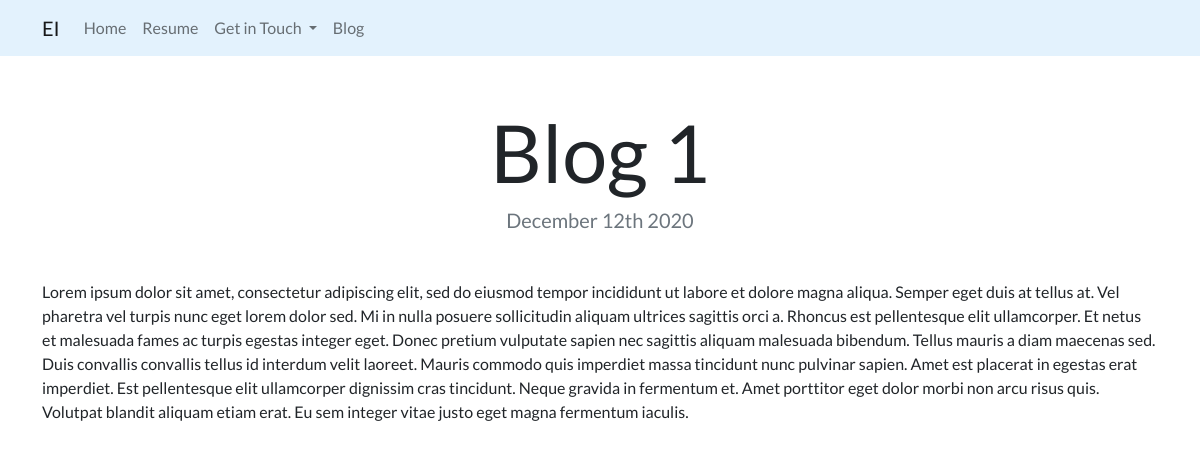
Page /blog/1/ on the committed database.
### blog/models.py (models this page shows, shortened)
class Blog(models.Model):
    title = models.CharField(max_length=200)
    description = models.TextField()
    date = models.DateField()

### blog/views.py (the view)
# urls.py: path('<int:blog_id>/', views.detail, name='detail'),
def detail(request, blog_id):
    blog = get_object_or_404(Blog, pk=blog_id)
    return render(request, 'blog/detail.html', {'blog': blog})

### templates/blog/detail.html
{% extends "portfolio/base.html" %}
{% load static %}
{% block content %}
<h1 class="text-center mt-5" id="blogdetailtitle">{{ blog.title }}</h1>
<h5 class="text-center text-muted mb-5">{{ blog.date|date:'F jS Y' }}</h5>
{{ blog.description|safe }}
{% endblock %}

### portfolio/static/css/custom.css (style rules this page uses)
body { font-family: 'Lato', sans-serif; }
@media (min-width: 992px) { #blogdetailtitle { font-size: 5rem; } }

### rows in the picture
Blog: title "Blog 1", date "December 12th 2020", description "Lorem ipsum dolor sit amet, consectetur adipiscing elit, sed do eiusmod tempor incididunt ut labore et dolore magna aliqua. Semper eget duis at tellus at. Vel pharetra vel turpis nunc eget lorem dolor sed. Mi in nulla posuere sollicitudin aliquam ultrices sagittis orci a. Rhoncus est pellentesque elit ullamcorper. Et netus et malesuada fames ac turpis egestas integer eget. Donec pretium vulputate sapien nec sagittis aliquam malesuada bibendum. Tellus mauris a diam maecenas sed. Duis convallis convallis tellus id interdum velit laoreet. Mauris commodo quis imperdiet massa tincidunt nunc pulvinar sapien. Amet est placerat in egestas erat imperdiet. Est pellentesque elit ullamcorper dignissim…"
